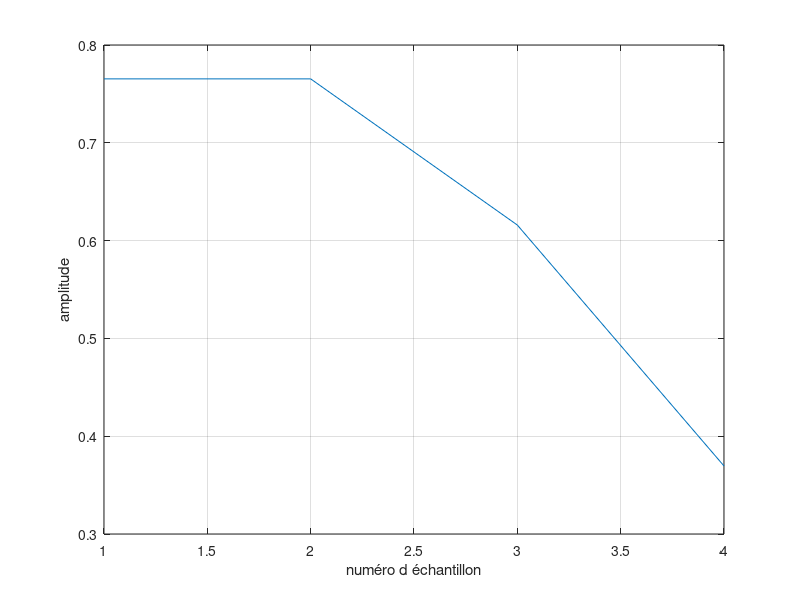
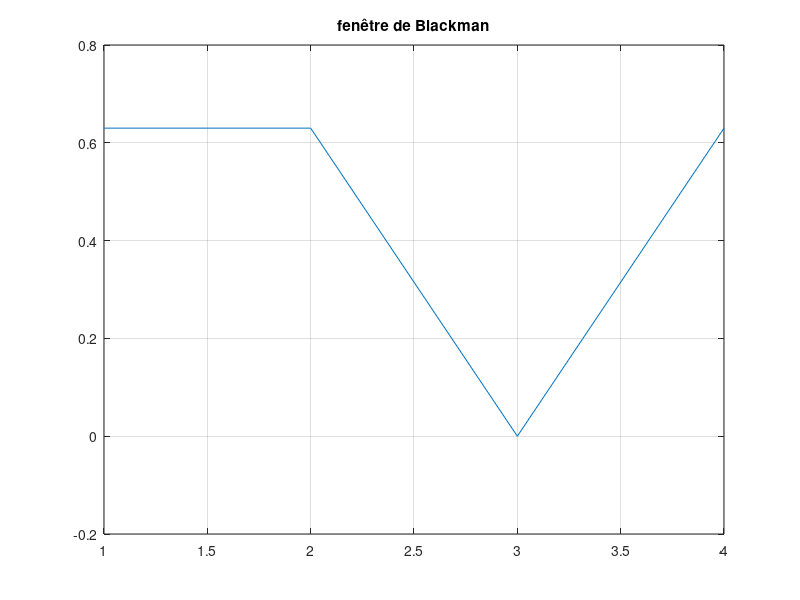
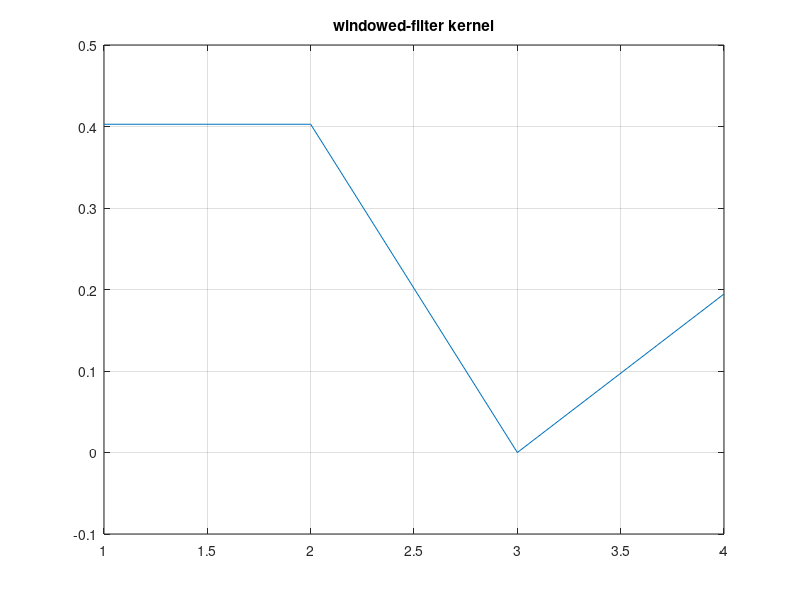

The MATLAB source for these figures, in order: (Note: this script raises an error after producing the figures.)
clear all
close all
close figure
clc

t =0:1/3999:0.2;
V = 11000;
f_50 = 50;
for i=1:length(t)
  if(i<80*5)
  x (i)=100*sqrt(2)*cos(2*pi*f_50.*t(i))+ 20*cos(2*pi*1500.*t(i));
else
   x (i)=1000*sqrt(2)*cos(2*pi*f_50.*t(i)) + 20*cos(2*pi*1500.*t(i));
  end
endfor

fe = 4000; %[Hz]
fc = 500; %[Hz]

a = fc/fe;

%calcul coeff h
M= 3; %length of coefficient
sum =0;
for k=1:M+1
  if((k-M/2) ==0)
    h(k) =2*pi*a;
  else
    h(k) = sin(2*pi*(k-M/2)*a)/(k-M/2);
  end 
endfor

figure()
plot(h);
ylabel('amplitude')
xlabel('numéro d échantillon')
grid on


%fenêtre hamming 

for i =1:M+1
      %== hamming window ==%
   % w(i) =  0.54-0.46*cos(2*pi*i/N);
    %== Blackman window ==%
    w(i) =  0.42  - 0.5*cos(2*pi*i/M) + 0.08*cos(4*pi*i/M);
endfor

figure()
plot(w)
title('fenêtre de Blackman')
grid

 h = h.*w;

for i=1:M+1          % normaliser le filtre passe bas kernel pour avoir
  sum = sum + h(i);  % un gain unitaire en DC
endfor

for i=1:M+1
  h(i) = h(i)/sum;
endfor

figure()
plot(h)
title('windowed-filter kernel')
grid

[f,mod,phase] = reponseFreq(h,fc,fe);
figure()
subplot(2,1,1)
semilogx(f,20*log10(mod))
title('réponse fréquentielle filtre avec fenêtre blackman')
ylabel('module');
xlabel('f (Hz)')
grid on
subplot(2,1,2)
semilogx(f,20*log10(phase));
ylabel('phase');
xlabel('f (Hz)')
grid on

x_ = FIR_(h,x);
factor =1;
i =1;
if (i<=length(x_))
			for j=1:(length(x_)/factor)
				xds(j) = x_(i);	
				i+=factor;
			end
end

figure()
subplot(2,1,1)
plot(x,'r')
grid
ylabel('signal origine')
subplot(2,1,2)
plot(xds,'b')
ylabel('signal filtré')
grid

N=fe/(f_50*factor);
  sum1 = 0;
  sum2 = 0;
  for k=1:length(xds)
      angle = 2*pi/N;
      output_real_f(k) =  xds(k)*cos(k*angle); 
      output_imag_f(k) =  -xds(k)*sin(k*angle);
  end
  
  output_real = zeros(1,length(xds));
  output_imag = zeros(1,length(xds));
  
  for k=2:length(xds)
    if(k<=N)
      output_real(k) = (2*output_real_f(k)/N )+ output_real(k-1); 
      output_imag(k) = (2*output_imag_f(k)/N) + output_imag (k-1);
     else 
        for i=k-(N-1):k
          sum1  += output_real_f(i);
          sum2  += output_imag_f(i);
        end
         output_real(k) = (2/N)*sum1; 
         output_imag(k) = (-2/N)*sum2;
     end
     module(k)    = sqrt(output_real(k)^2 + output_imag(k)^2);
     argument (k) = atan(output_imag(k)/output_real(k)) * 180/pi;
     sum1=0;
     sum2=0;
  end
    
        
##
figure()
plot(module)
hold on
plot(xds)
grid
figure()
plot(argument)

























